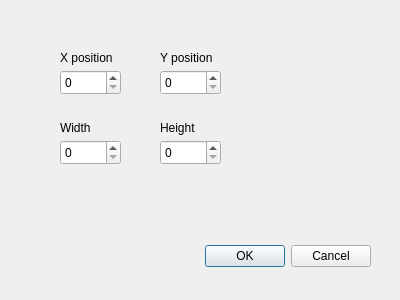
<?xml version="1.0" encoding="UTF-8"?>
<ui version="4.0">
 <class>CropDialog</class>
 <widget class="QDialog" name="CropDialog">
  <property name="geometry">
   <rect>
    <x>0</x>
    <y>0</y>
    <width>400</width>
    <height>300</height>
   </rect>
  </property>
  <property name="windowTitle">
   <string>Dialog</string>
  </property>
  <widget class="QDialogButtonBox" name="buttonBox">
   <property name="geometry">
    <rect>
     <x>30</x>
     <y>240</y>
     <width>341</width>
     <height>32</height>
    </rect>
   </property>
   <property name="orientation">
    <enum>Qt::Horizontal</enum>
   </property>
   <property name="standardButtons">
    <set>QDialogButtonBox::Cancel|QDialogButtonBox::Ok</set>
   </property>
  </widget>
  <widget class="QSpinBox" name="spinBoxY">
   <property name="geometry">
    <rect>
     <x>160</x>
     <y>70</y>
     <width>61</width>
     <height>25</height>
    </rect>
   </property>
  </widget>
  <widget class="QSpinBox" name="spinBoxX">
   <property name="geometry">
    <rect>
     <x>60</x>
     <y>70</y>
     <width>61</width>
     <height>25</height>
    </rect>
   </property>
  </widget>
  <widget class="QSpinBox" name="spinBoxWidth">
   <property name="geometry">
    <rect>
     <x>60</x>
     <y>140</y>
     <width>61</width>
     <height>25</height>
    </rect>
   </property>
  </widget>
  <widget class="QSpinBox" name="spinBoxHeight">
   <property name="geometry">
    <rect>
     <x>160</x>
     <y>140</y>
     <width>61</width>
     <height>25</height>
    </rect>
   </property>
  </widget>
  <widget class="QLabel" name="labelX">
   <property name="geometry">
    <rect>
     <x>60</x>
     <y>50</y>
     <width>61</width>
     <height>16</height>
    </rect>
   </property>
   <property name="text">
    <string>X position </string>
   </property>
  </widget>
  <widget class="QLabel" name="labelW">
   <property name="geometry">
    <rect>
     <x>60</x>
     <y>120</y>
     <width>49</width>
     <height>16</height>
    </rect>
   </property>
   <property name="text">
    <string>Width</string>
   </property>
  </widget>
  <widget class="QLabel" name="labelH">
   <property name="geometry">
    <rect>
     <x>160</x>
     <y>120</y>
     <width>49</width>
     <height>16</height>
    </rect>
   </property>
   <property name="text">
    <string>Height</string>
   </property>
  </widget>
  <widget class="QLabel" name="labelX_2">
   <property name="geometry">
    <rect>
     <x>160</x>
     <y>50</y>
     <width>61</width>
     <height>16</height>
    </rect>
   </property>
   <property name="text">
    <string>Y position </string>
   </property>
  </widget>
 </widget>
 <resources/>
 <connections>
  <connection>
   <sender>buttonBox</sender>
   <signal>accepted()</signal>
   <receiver>CropDialog</receiver>
   <slot>accept()</slot>
   <hints>
    <hint type="sourcelabel">
     <x>248</x>
     <y>254</y>
    </hint>
    <hint type="destinationlabel">
     <x>157</x>
     <y>274</y>
    </hint>
   </hints>
  </connection>
  <connection>
   <sender>buttonBox</sender>
   <signal>rejected()</signal>
   <receiver>CropDialog</receiver>
   <slot>reject()</slot>
   <hints>
    <hint type="sourcelabel">
     <x>316</x>
     <y>260</y>
    </hint>
    <hint type="destinationlabel">
     <x>286</x>
     <y>274</y>
    </hint>
   </hints>
  </connection>
 </connections>
</ui>
